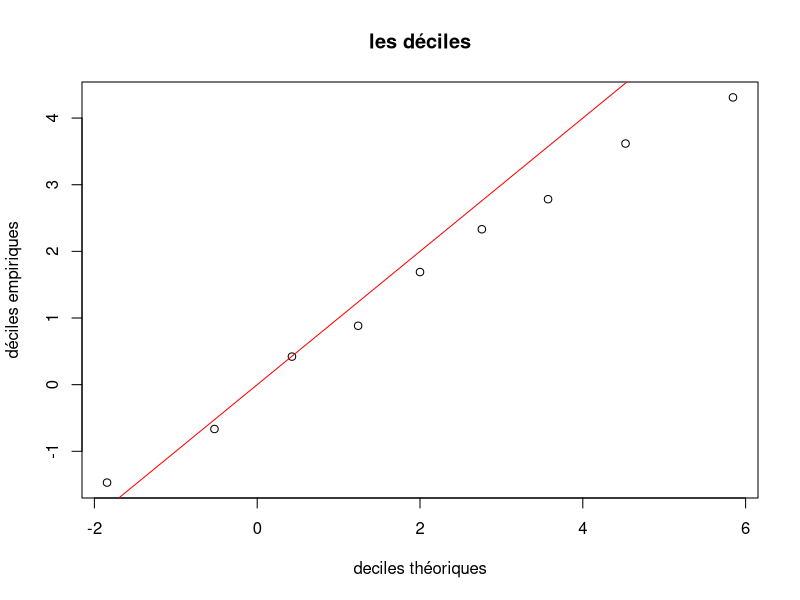
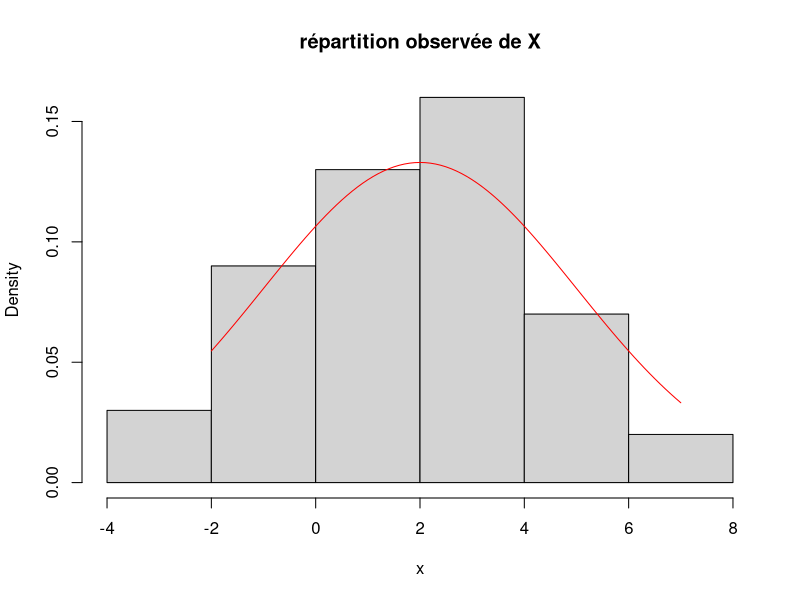
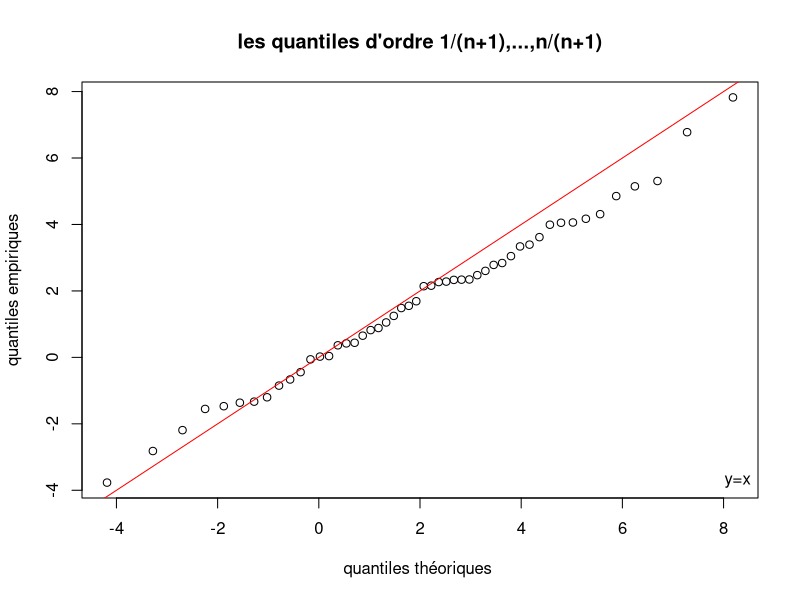
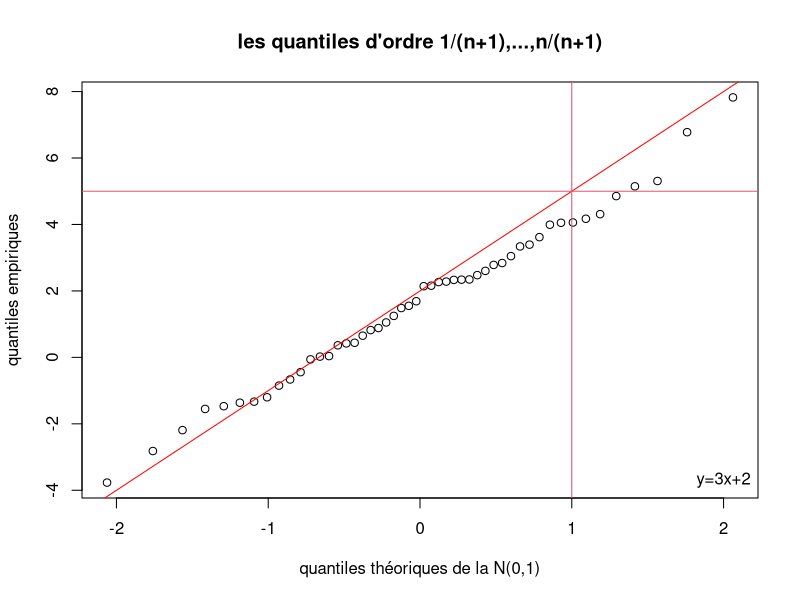
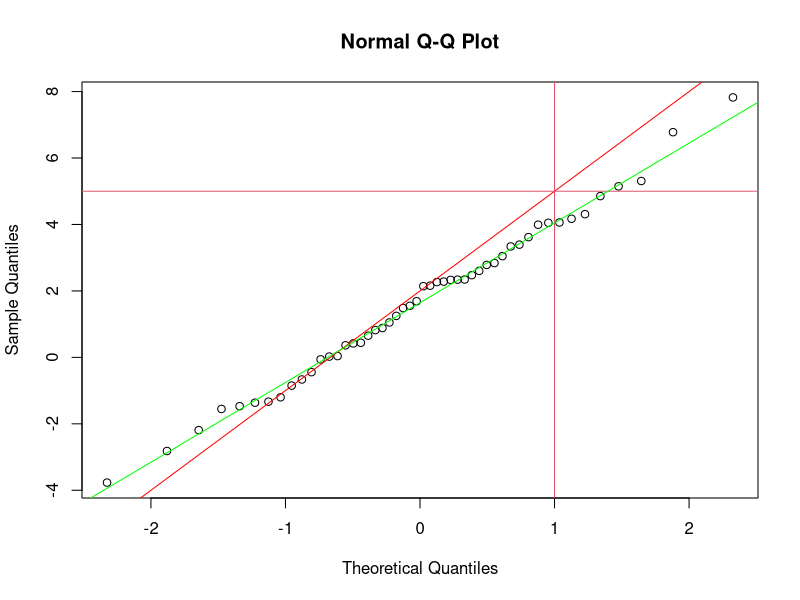
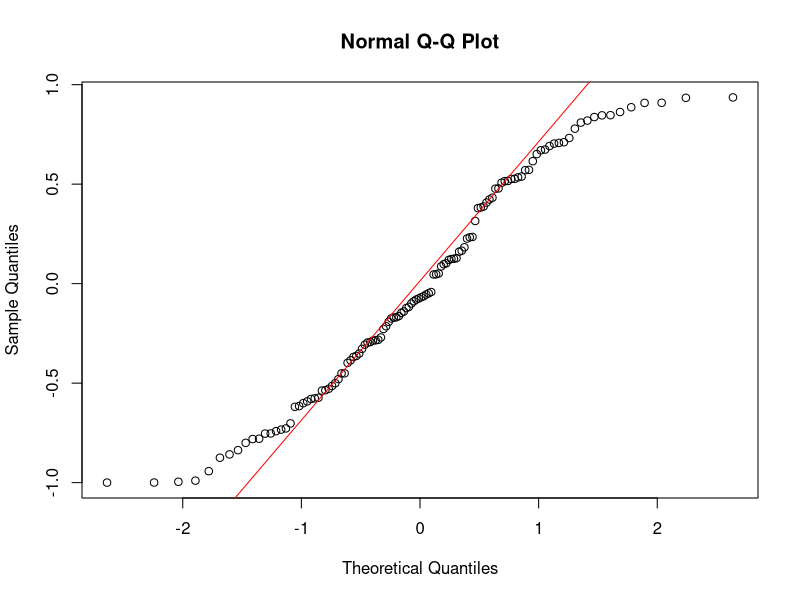
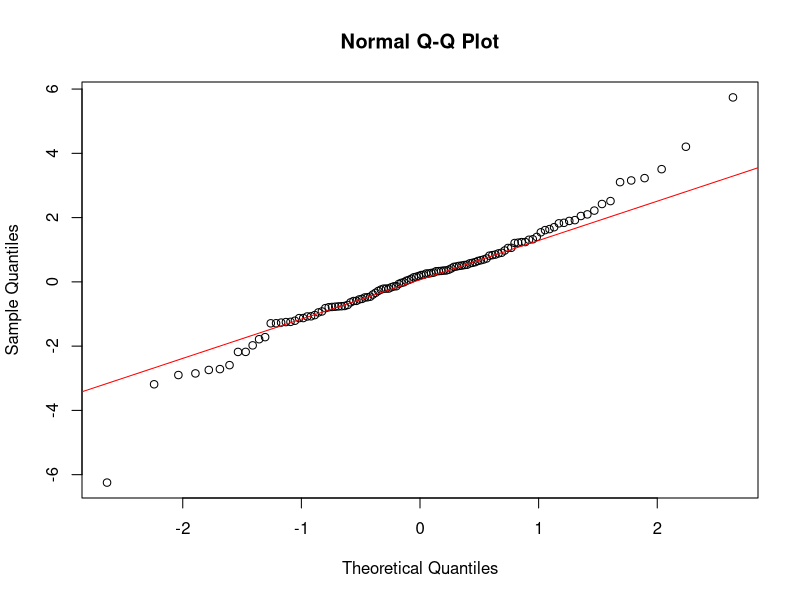
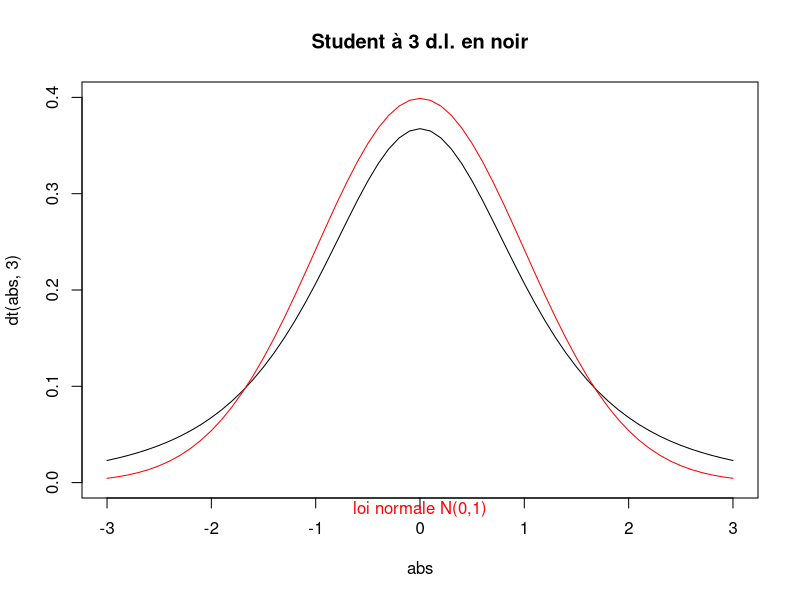

The R script that drew these images, in order:

###################################################
#------------Exercice 1------------------------
###################################################
mu <- 2
sigma <- 3
#----------question 1---------------------
n <- 50
(rnorm(n, mu, sigma) -> x)

#----------question 2---------------------
(quantile(x, probs = seq(0.1, 0.9, 0.1), type = 1) -> demp) # deciles empiriques (selon le mode de calcul du qqplot)
# par défaut R chosit type=7

#----------question 3--------------------
(qnorm(seq(0.1, 0.9, 0.1), mu, sigma) -> dtheo) # deciles théoriques

#----------question 4--------------------
plot(dtheo, demp, main = "les déciles", xlab = "deciles théoriques", ylab = "déciles empiriques")
abline(0, 1, col = "red") # le décile empirique approche le décile théorique

#----------question 5--------------------
hist(x, prob = T, main = "répartition observée de X")
points(seq(-2, 7, 0.1), dnorm(seq(-2, 7, 0.1), mu, sigma), col = "red", type = "l")
# l'histogramme est assez proche de la densité qui est la répartition théorique de X

#----------question 6--------------------
quantile(x, probs = seq(1:n) / (n + 1), type = 1) -> qemp
sort(x) # echantillon ordonné en croissant
quantile(x, probs = seq(1:n) / (n + 1), type = 1) - sort(x)
# les quantiles empiriques d'ordres 1/(n+1),...,n/(n+1) coincident avec l'échantillonn ordonné

#----------question 7-------------------
qnorm(seq(1:n) / (n + 1), mu, sigma) -> qtheo
plot(qtheo, qemp, xlab = "quantiles théoriques ", ylab = "quantiles empiriques", main = "les quantiles d'ordre 1/(n+1),...,n/(n+1)")
abline(0, 1, col = "red")
legend("bottomright", legend = "y=x", bty = "n")

#----------question 8------------------
qnorm(seq(1:n) / (n + 1)) -> qtheoc # quantiles théoriques pour la centrée réduite
plot(qtheoc, qemp, xlab = "quantiles théoriques de la N(0,1)", ylab = "quantiles empiriques", main = "les quantiles d'ordre 1/(n+1),...,n/(n+1)")
abline(mu, sigma, col = "red")

legend("bottomright", legend = "y=3x+2", bty = "n", col = 2)
abline(v = 1, col = 2)
abline(h = 5, col = 2)
#----------question 9-----------------
par(mfrow = c(1, 1))
qqnorm(x)
abline(mu, sigma, col = "red")
abline(v = 1, col = 2)
abline(h = 5, col = 2)
qqline(x, col = "green") # pas tout à fait la dtre d'équation y=sigmax+mu qui à
# priori n'est pas connue par contre la droite produite par qqline
# passe en fait par les points d'abscisses premier et troisième quartile et
# ordonnées premier et troisème quartile estimés sur les n tirages.
# On peut rajouter les duex points en question en vert pour bien se convaincre
# que qqline passe par ces deux points et n'est pas exactement la dte d'equation
# y=sigma x + mu dite dte de Henry (la rouge)
# (u_0.25,qemp_0.25) et (u)
# on obtient le même graphe que dans la question précédente


###################################################
#------------Exercice 2------------------------
###################################################

#------------question 1----------------------
n <- 120

#------------question 2----------------------
(x <- runif(n, -1, 1)) # echantillon tiré-Esp=0 et Var=1/3
var(x)
qqnorm(x)
qqline(x, col = "red")
# une forme de S avec les points inférieurs au dessus de la droite et les poins sups au dessus
# signe de queues de distribution plus légères que celles de la normale

#------------question 3-------------------------
(x <- rt(n, 3))
var(x)
qqnorm(x)
qqline(x, col = "red")
# le S est dans l'autre sens car la student a des queues de distribution plus lourde que la N(0,1)
# ainsi qu'on peut le voir avec
abs <- seq(-3, 3, 0.1)
plot(abs, dt(abs, 3), type = "l", ylim = c(0, 0.4), main = "Student à 3 d.l. en noir")
points(abs, dnorm(abs), col = "red", type = "l")
mtext(side = 1, "loi normale N(0,1)", col = "red")


#----------question 4--------------------------
(x <- rchisq(n, 2))
var(x)
qqnorm(x)
qqline(x, col = "red")
# des queues de distribution moins lourde d'un coté (vers 0) et plus lourde de l'autre vers +infini
# et surtout une disymmétrie indiquée par pas de symétrie centrale entre les points
abs <- seq(-3, 10, 0.1)
plot(abs, dchisq(abs, 2), type = "l", ylim = c(0, 0.6), main = "Chi-deux à 3 d.l. en noir")
points(abs, dnorm(abs), col = "red", type = "l")
mtext(side = 1, "loi normale N(0,1)", col = "red")
